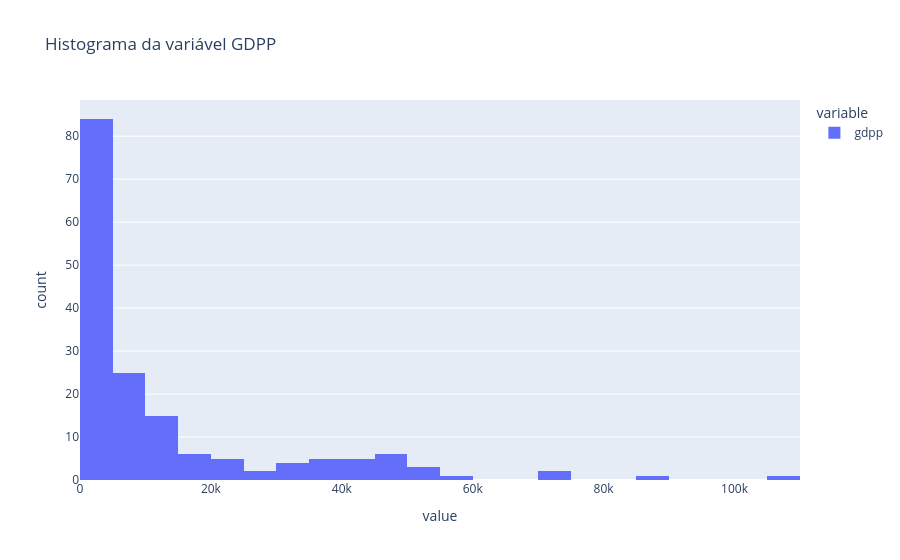

Notebook source saved alongside this figure:
### Code cell
# Distribuição da variável GDPP
px.histogram(df_countries['gdpp'], title='Histograma da variável GDPP')

### Figure 1 — Plotly figure (JSON) as saved in the notebook; plotly's stock layout.template omitted (floating-point values rounded to 4 significant figures; data arrays with more than 128 entries replaced by an {"elided": "..."} marker saying what was removed)
{"data": [{"bingroup": "x", "hovertemplate": "variable=gdpp<br>value=%{x}<br>count=%{y}<extra></extra>", "legendgroup": "gdpp", "marker": {"color": "#636efa", "pattern": {"shape": ""}}, "name": "gdpp", "orientation": "v", "showlegend": true, "type": "histogram", "x": {"elided": "165 int values"}, "xaxis": "x", "yaxis": "y"}], "layout": {"barmode": "relative", "legend": {"title": {"text": "variable"}, "tracegroupgap": 0}, "title": {"text": "Histograma da variável GDPP"}, "xaxis": {"anchor": "y", "domain": [0, 1], "title": {"text": "value"}}, "yaxis": {"anchor": "x", "domain": [0, 1], "title": {"text": "count"}}}}
